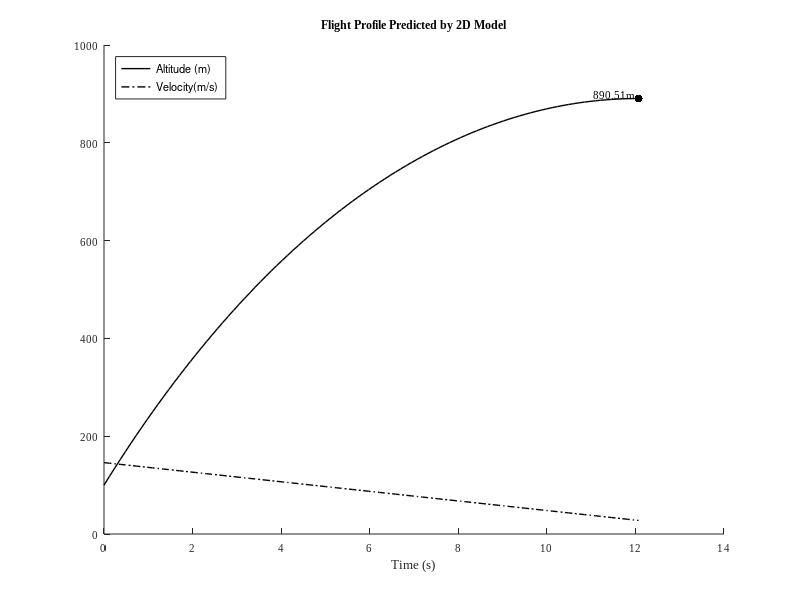
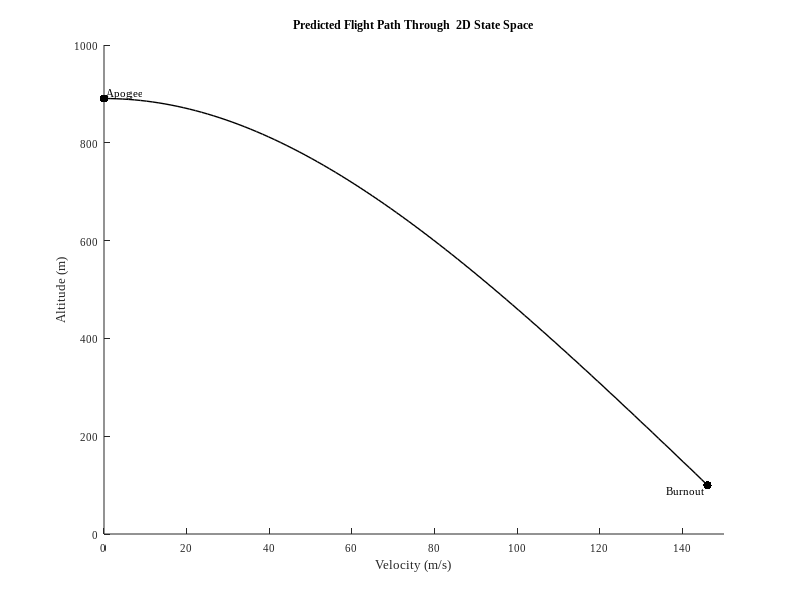
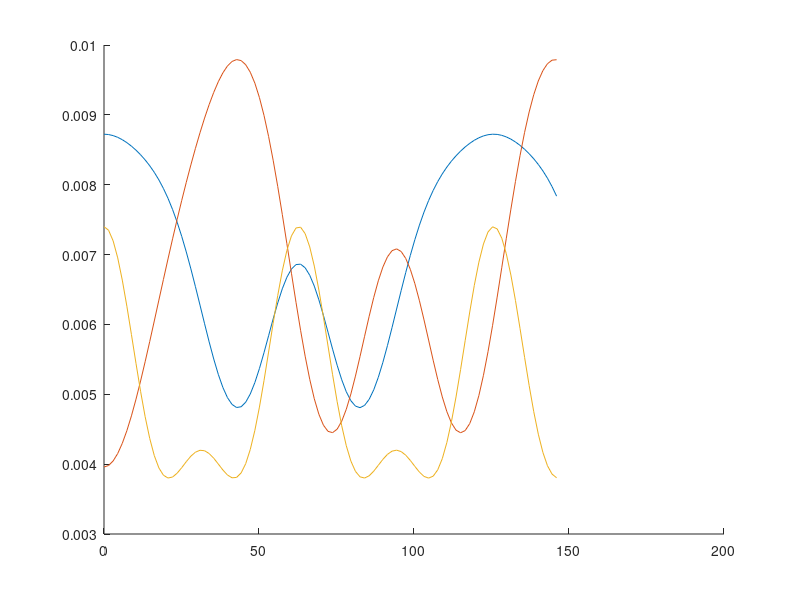

Write the MATLAB code that produced these figures, in order. (Note: this script raises an error after producing the figures.)
%airbrakes vehicle properties
uMax = 0.01; %m^2
uMin = 0.73 * 49.32 / 10000; %cm^2
mass = 6; %kg
maxVelocity = 150; %m/s
initialVelocity = 146; %m/s
initialAltitude = 100; %m
airDensity = 1.28; %
g = 9.8; %m/s



%functions
function k = kValue(airDensity, mass, dragArea)
    k = airDensity * dragArea / (2 * mass);
end


function h = altitudeTime(time, initialState, k)
    g = 9.8; %m/s
    h = initialState(2) + 1/k * log(cos(sqrt(k*g) * time) + initialState(1) * sqrt(k/g) * sin(sqrt(k * g) * time));
end

function v = velocityTime(time, initialState, k)
    g = 9.8; %m/s
    v = sqrt(g/k) * tan(atan(initialState(1) * sqrt(k/g) - sqrt(k * g) * time));
end

function t = apogeeTime(initialState, k)
    g = 9.8; %m/s
    t = atan(initialState(1) * sqrt(k/g))/sqrt(k * g);
end

function h = altitudeVelocity(velocity, initialState, k)
    g = 9.8; %m/s
    h = initialState(2) + 1/(2 * k) * log((g + k * initialState(1) * initialState(1)) ./ ( g + k * velocity .* velocity));
end

function h = integralFromula(velocity, initialState, u, density, mass)
    g = 9.8; %m/s
    k = @(v) u(v) * density / (2 * mass);
    integrand = @(v) -v ./ (g + k(v) .* v .* v);
    altitudes = zeros(length(velocity), 1);
    for(i = 1:length(altitudes))
        altitudes(i) = initialState(2) + integral(integrand, initialState(1), velocity(i));
    end

    h = altitudes;
end

%3d
function x_dot = systemDynamics(x, u, m, p0, T0)
    g = 9.8;
    x_dot = zeros(4,1);
    x_dot(1) = x(3);
    x_dot(2) = x(4);
    x_dot(3) = 1/m * (-1/2 * densityFromAltitude(x(2), p0, T0)*u*sqrt(x(3)^2 + x(4)^2)*x(3));
    x_dot(4) = 1/m * (-1/2 * densityFromAltitude(x(2), p0, T0)*u*sqrt(x(3)^2 + x(4)^2)*x(4) - m * g);
end

function density = densityFromAltitude(altitude, p0, T0)
    % Constants
    L = 0.0065;      % K/m temperature lapse rate
    g = 9.80665;     % m/s^2 gravitational constant
    R = 8.31446;     % J/(mol*K) Ideal gas constant
    M = 0.0289652;   % kg/mol Molar mass of air
    density = p0*M/(R*T0)*(1-L*altitude/T0).^(g*M/(R*L)-1);
end

function [val, terminal, dir] = stopEvent(t,y)
    t;
    val = y(4);
    terminal = 1;
    dir = 0;
end

function [t,x] = ODETimeSolution(InitialVelocity, InitialAltitude, InitialAngle, LaunchSiteTemperature, LaunchSitePressure, DragArea, DryMass)
    MaxTime = 100;
    [t, x] = ode45(@(t,y) systemDynamics(y, DragArea, DryMass, LaunchSitePressure, LaunchSiteTemperature), 0 : 0.125 : MaxTime, [0,InitialAltitude,InitialVelocity*cot(InitialAngle),InitialVelocity], odeset('Events', @(t,y) stopEvent(t,y)));
end

function [VelocityAnglePair, Altitude] = makeStateFormat(x)
    VelocityAnglePair = [x(:,4), atan(abs(x(:,4)./x(:,3)))];
    Altitude = x(:,2);
end

%helpers
function s = randomSignal(x, min, max, a, omega)
    scale = max - min;
    s = 0;
    for(i = 1:length(a))
        s = s + a(i) * cos(i * omega * x);
    end
    s = s / length(a) * scale;
    s = s + min + (max - min)/2;
end

function formatIEEE()
    width = 3.5;   % inches, IEEE single column
    height = 2.6;  % adjust for aspect ratio
    set(gcf, 'Units', 'inches', 'Position', [1 1 width height]);
    set(gca, 'FontSize', 8, 'FontName', 'Times New Roman');
    set(findall(gca, 'Type', 'Line'), 'LineWidth', 1.0);
end

function [X_fill, Y_fill] = makeFillRegion(x1, y1, x2, y2)
    X_fill = [x1(1:length(x1)), flip(x2(1:length(x2)))];
    Y_fill = [y1(1:length(x1)), flip(y2(1:length(x2)))];
end

%comparison to open rocket
figure(1)
clf
k = kValue(airDensity, mass, uMin);
initial = [initialVelocity, initialAltitude];
times = linspace(0, apogeeTime(initial, k), 100);
altitudes = altitudeTime(times, initial, k);
velocities = velocityTime(times, initial, k);
hold on
plot(times, altitudes, 'k')
plot(times, velocities, '-.k')
scatter(times(100), altitudes(100), 'k', 'filled')
text(times(100), altitudes(100), "890.51m ", 'FontName', 'Times New Roman', 'FontSize', 8, 'HorizontalAlignment', 'right', 'VerticalAlignment', 'bottom')
hold off

formatIEEE();
title("Flight Profile Predicted by 2D Model")
xlabel("Time (s)", 'FontSize', 9, 'FontName', 'Times New Roman')
legend("Altitude (m)", "Velocity(m/s)", 'Location', 'northwest', 'FontSize', 8)

%state space
figure(2)
clf
velocities = linspace(initialVelocity, 0, 100);
altitudes = altitudeVelocity(velocities, initial, k);
hold on
plot(velocities, altitudes, 'k')
scatter(0, altitudes(100), 'k', 'filled')
text(0, altitudes(100), " Apogee", 'FontName', 'Times New Roman', 'FontSize', 8, 'HorizontalAlignment', 'left', 'VerticalAlignment', 'bottom')
text(initialVelocity, initialAltitude, "Burnout ", 'FontName', 'Times New Roman', 'FontSize', 8, 'HorizontalAlignment', 'right', 'VerticalAlignment', 'top')
scatter(initialVelocity, initialAltitude, 'k', 'filled')
hold off
ylim([0 1000])
xlim([0 150])
formatIEEE();
title("Predicted Flight Path Through  2D State Space")
xlabel("Velocity (m/s)", 'FontSize', 9, 'FontName', 'Times New Roman')
ylabel("Altitude (m)", 'FontSize', 9, 'FontName', 'Times New Roman')

%multiple paths
figure(3)
clf

velocities = linspace(initialVelocity, 0, 100);
a1 = 2 * [0.5 0.25 -0.21 0.061];
omega1 = 1/20;
r1 = randomSignal(velocities, uMin, uMax, a1, omega1);
a2 = 2 * [0.1 -0.8 -0.56 0.3 -0.15];
omega2 = 1/30;
r2 = randomSignal(velocities, uMin, uMax, a2, omega2);
a3 = [0.5 0.25];
omega3 = 1/10;
r3 = -0.0018 + randomSignal(velocities, uMin, uMax, a3, omega3);

hold on
plot(velocities, r1)
plot(velocities, r2)
plot(velocities, r3)
yline(uMax)
yline(uMin)
hold off

figure(4)
clf
hold on

altitudes = integralFromula(velocities, initial, @(x) uMin, airDensity, mass);
plot(velocities, altitudes, '--k')

altitudes = integralFromula(velocities, initial, @(x) uMax, airDensity, mass);
plot(velocities, altitudes, '-.k')

altitudes = integralFromula(velocities, initial, @(x) randomSignal(x, uMin, uMax, a1, omega1), airDensity, mass);
plot(velocities, altitudes, 'k')

altitudes = integralFromula(velocities, initial, @(x) randomSignal(x, uMin, uMax, a2, omega2), airDensity, mass);
plot(velocities, altitudes, 'k')

altitudes = integralFromula(velocities, initial, @(x) -0.0018 + randomSignal(x, uMin, uMax, a3, omega3), airDensity, mass);
plot(velocities, altitudes, 'k')

hold off
ylim([0 1000])
xlim([0 150])
formatIEEE();
title("Flight Paths for Various Deployment Sequences")
xlabel("Velocity (m/s)", 'FontSize', 9, 'FontName', 'Times New Roman')
ylabel("Altitude (m)", 'FontSize', 9, 'FontName', 'Times New Roman')
legend("Fully Retracted", "Fully Deployed", "Non-Fixed Sequences", 'Location', 'southwest', 'FontSize', 8)


%future cone
figure(5)
clf
point = [80 400];
velocities = linspace(0, point(1), 100);
kMax = kValue(airDensity, mass, uMax);
minAltitudes = altitudeVelocity(velocities, point, k);
maxAltitudes = altitudeVelocity(velocities, point, kMax);

hold on
plot(velocities, minAltitudes, '--k')
plot(velocities, maxAltitudes, '-.k')
scatter(point(1), point(2), 'k', 'filled')
text(point(1), point(2), " Initial State", 'FontName', 'Times New Roman', 'FontSize', 8, 'HorizontalAlignment', 'left', 'VerticalAlignment', 'top')
hold off

ylim([0 1000])
xlim([0 150])
formatIEEE();
title("Example Future Cone")
xlabel("Velocity (m/s)", 'FontSize', 9, 'FontName', 'Times New Roman')
ylabel("Altitude (m)", 'FontSize', 9, 'FontName', 'Times New Roman')
legend("Upper Bound F^+", "LowerBound F^-", 'Location', 'northeast', 'FontSize', 8)

%past cone
figure(6)
clf

hold on
plot(velocities, maxAltitudes, '-.k')
plot(velocities, minAltitudes, '--k')
scatter(point(1), point(2), 'k', 'filled')
text(point(1), point(2), " Initial State", 'FontName', 'Times New Roman', 'FontSize', 8, 'HorizontalAlignment', 'left', 'VerticalAlignment', 'bottom')
hold off

velocities = linspace(point(1), maxVelocity, 100);
kMax = kValue(airDensity, mass, uMax);
minAltitudes = altitudeVelocity(velocities, point, k);
maxAltitudes = altitudeVelocity(velocities, point, kMax);

hold on
plot(velocities, maxAltitudes, '--k')
plot(velocities, minAltitudes, '-.k')
hold off

ylim([0 1000])
xlim([0 150])
formatIEEE();
title("An Example Point's Past and Future Cones")
xlabel("Velocity (m/s)", 'FontSize', 9, 'FontName', 'Times New Roman')
ylabel("Altitude (m)", 'FontSize', 9, 'FontName', 'Times New Roman')
legend("Lower Bound (F^- or P^-)", "Upper Bound (F^+ or P^+)", 'Location', 'northeast', 'FontSize', 8)

%Target's past cone
figure(7)
clf
target = 750;
velocities = linspace(0, maxVelocity, 100);
upperBound = altitudeVelocity(velocities, [0 target], kMax);
lowerBound = altitudeVelocity(velocities, [0 target], k);

hold on
plot(velocities, upperBound, 'k');
plot(velocities, lowerBound, 'k');
scatter(0, target, 'k', 'filled')
text(0, target, " Target Apogee", 'FontName', 'Times New Roman', 'FontSize', 8, 'HorizontalAlignment', 'left', 'VerticalAlignment', 'bottom')
hold off

ylim([0 1000])
xlim([0 150])
formatIEEE();
title("The Past Cone of the Target Apogee")
xlabel("Velocity (m/s)", 'FontSize', 9, 'FontName', 'Times New Roman')
ylabel("Altitude (m)", 'FontSize', 9, 'FontName', 'Times New Roman')

%Apogee Centric Figures
figure(8)
clf
step2Velocity = 130;
step3Velocity = 110;
step4Velocity = 90;
step1Velocities = linspace(initialVelocity, step2Velocity, 100);
step1Altitudes = altitudeVelocity(step1Velocities, initial, k);
step1PredictionVelocities = linspace(step2Velocity, 0, 100);
step2 = [step2Velocity step1Altitudes(100)];
step1PredictionAltitudes = altitudeVelocity(step1PredictionVelocities, step2, k);
step2Velocities = linspace(step2Velocity, step3Velocity);
k2 = 1.75 * k;
step2Altitudes = altitudeVelocity(step2Velocities, step2, k2);
step2PredictionVelocities = linspace(step3Velocity, 0, 100);
step3 = [step3Velocity step2Altitudes(100)];
step2PredictionAltitudes = altitudeVelocity(step2PredictionVelocities, step3, k2);
step3Velocities = linspace(step3Velocity, step4Velocity);
k3 = 2.5 * k;
step3Altitudes = altitudeVelocity(step3Velocities, step3, k3);
step3PredictionVelocities = linspace(step4Velocity, 0, 100);
step4 = [step4Velocity step3Altitudes(100)];
step3PredictionAltitudes = altitudeVelocity(step3PredictionVelocities, step4, k3);
k4 = 3 * k;
finalVelocities = linspace(step4Velocity, 0, 100);
finalAltitudes = altitudeVelocity(finalVelocities, step4, k4);



hold on
plot(step1Velocities, step1Altitudes, 'k')
plot(step1PredictionVelocities, step1PredictionAltitudes, ':k')
scatter(initial(1), initial(2), 'k', 'filled')
text(initial(1), initial(2), "Step 1 ", 'FontName', 'Times New Roman', 'FontSize', 8, 'HorizontalAlignment', 'right', 'VerticalAlignment', 'top')
scatter(step2(1), step2(2), 'k', 'filled')
text(step2(1), step2(2), "Step 2 ", 'FontName', 'Times New Roman', 'FontSize', 8, 'HorizontalAlignment', 'right', 'VerticalAlignment', 'top')
plot(step2Velocities, step2Altitudes, 'k')
plot(step2PredictionVelocities, step2PredictionAltitudes, ':k')
scatter(step3(1), step3(2), 'k', 'filled')
text(step3(1), step3(2), "Step 3 ", 'FontName', 'Times New Roman', 'FontSize', 8, 'HorizontalAlignment', 'right', 'VerticalAlignment', 'top')
plot(step3Velocities, step3Altitudes, 'k')
plot(step3PredictionVelocities, step3PredictionAltitudes, ':k')
scatter(step4(1), step4(2), 'k', 'filled')
text(step4(1), step4(2), "Step 4 ", 'FontName', 'Times New Roman', 'FontSize', 8, 'HorizontalAlignment', 'right', 'VerticalAlignment', 'top')
plot(finalVelocities, finalAltitudes, 'k')
scatter(0, finalAltitudes(100), 'k', 'filled')
text(0, finalAltitudes(100) - 10, " Target", 'FontName', 'Times New Roman', 'FontSize', 8, 'HorizontalAlignment', 'left', 'VerticalAlignment', 'top')
hold off

ylim([0 1000])
xlim([0 150])
formatIEEE();
title("Apogee-Centric Control Architecture")
xlabel("Velocity (m/s)", 'FontSize', 9, 'FontName', 'Times New Roman')
ylabel("Altitude (m)", 'FontSize', 9, 'FontName', 'Times New Roman')
legend("Flight Path", "Intermidiate Predictions", 'Location', 'northeast', 'FontSize', 8)

%flight planning explaination
figure(9)
clf
intersectionVelocity = 80;
planVelocities = linspace(maxVelocity, intersectionVelocity, 100);
plan = (altitudeVelocity(planVelocities, [0 target], k) + altitudeVelocity(planVelocities, [0 target], kMax))/2;
convVelocities = linspace(0, intersectionVelocity, 100);
followedPlan = (altitudeVelocity(convVelocities, [0 target], k) + altitudeVelocity(convVelocities, [0 target], kMax))/2;
navVelocities = linspace(initialVelocity, intersectionVelocity, 100);
navPath = altitudeVelocity(navVelocities, [intersectionVelocity plan(100)], kMax);

hold on
plot(planVelocities, plan, '--k')
plot(navVelocities, navPath, 'k')
plot(convVelocities, followedPlan, 'k')
scatter(0, target, 'k', 'filled')
text(0, target, " Target", 'FontName', 'Times New Roman', 'FontSize', 8, 'HorizontalAlignment', 'left', 'VerticalAlignment', 'bottom')
scatter(initialVelocity, navPath(1), 'k', 'filled')
text(initialVelocity, navPath(1), " Burnout", 'FontName', 'Times New Roman', 'FontSize', 8, 'HorizontalAlignment', 'left', 'VerticalAlignment', 'bottom')
hold off

ylim([0 1000])
xlim([0 150])
formatIEEE();
title("Flight Planning Control Architecture")
xlabel("Velocity (m/s)", 'FontSize', 9, 'FontName', 'Times New Roman')
ylabel("Altitude (m)", 'FontSize', 9, 'FontName', 'Times New Roman')
legend("Flight Plan", "Flight Path", 'Location', 'northeast', 'FontSize', 8)

%derivative followability
figure(10)
clf


InitialVelocity = 150; %m/s
InitialAltitude = 100; %m
Mass = 6; %
AngleSamples = 500;
LaunchSitePressure = 101325; %Pa
LaunchSiteTemperature = 288.15; %K
MinimumDragArea = 0.0025; %m^2
MaximumDragArea = 0.01; %m^2

[~, x] = ODETimeSolution(initialVelocity, InitialAltitude, 0.9 * pi/2, LaunchSiteTemperature, LaunchSitePressure, MinimumDragArea, Mass);
[~, x1] = ODETimeSolution(initialVelocity, InitialAltitude, 0.9 * pi/2, LaunchSiteTemperature, LaunchSitePressure, MaximumDragArea, Mass);
[~, x2] = ODETimeSolution(initialVelocity, InitialAltitude, 0.9 * pi/2, LaunchSiteTemperature, LaunchSitePressure, MaximumDragArea * 0.7, Mass);

[x, y] = makeStateFormat(x);
[x1, y1] = makeStateFormat(x1);
[x2, y2] = makeStateFormat(x2);

[~, x3] = ODETimeSolution(x1(30,1), y1(30), x1(30,2), LaunchSiteTemperature, LaunchSitePressure, MinimumDragArea, Mass);
[x3, y3] = makeStateFormat(x3);


figure(11)
clf
hold on
plot3(x(:,1), x(:,2), y)
plot3(x1(:,1), x1(:,2), y1)
plot3(x2(:,1), x2(:,2), y2)
plot3(x3(:,1), x3(:,2), y3)

plot(x3(:,1), x3(:,2))
plot(x2(:,1), x2(:,2))
hold off

formatIEEE();
title("Flight Planning Control Architecture")
xlabel("Velocity (m/s)", 'FontSize', 9, 'FontName', 'Times New Roman')
ylabel("Altitude (m)", 'FontSize', 9, 'FontName', 'Times New Roman')
legend("Flight Plan", "Flight Path", 'Location', 'northeast', 'FontSize', 8)